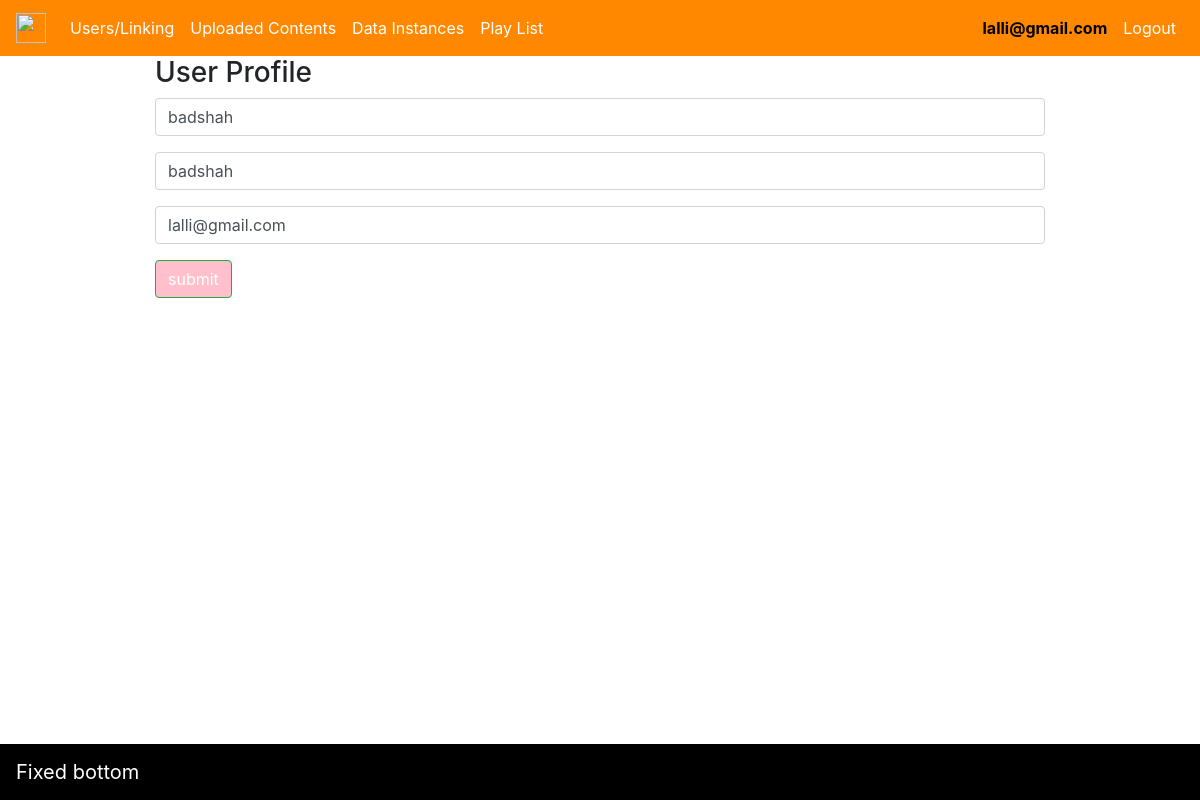
The app's page / (signed in) with its own data.
### project/models.py (models this page shows)
class User(UserMixin, db.Model):
    id = db.Column(db.Integer, primary_key=True)  # primary keys are required by SQLAlchemy
    email = db.Column(db.String(100), unique=True)
    password = db.Column(db.String(100))
    first_name = db.Column(db.String(1000))
    last_name = db.Column(db.String(1000))
    data_instances = db.relationship("DataInstance",
                                     secondary=user_data_instances_table)
    role = db.Column(db.Integer, db.ForeignKey('role.id'))
    def get_user_role(self):
        role = Role.query.filter_by(id=self.role).first()
        if role:
            return role.name
        return None

### project/main.py (the view, shortened to what this page needs)
@app.route('/', methods=['GET', 'POST'])
@login_required
def profile():
    return render_template('profile.html', user=current_user, profile='active')

### project/__init__.py (called while the page is built)
@login_manager.user_loader
def load_user(user_id):
    return User.query.get(int(user_id))

### project/templates/profile.html (shortened to what this page needs)
{% extends "base.html" %}
{% block content %}
    <div class="container">
        <div class="row">
            <div class="col-12">
                <div class="row">
                    <div class="col-12">
                        <h3>
                            User Profile
                        </h3>
                    </div>
                </div>
                <form method="post">
                    <div class="row">
                        <div class="col-12 form-group">
                            <input type="text" name="first_name" required
                                   placeholder="Title" class="form-control" value="{{ current_user.first_name }}">
                        </div>
                        <div class="col-12 form-group">
                            <input type="text" name="last_name" required
                                   placeholder="Title" class="form-control" value="{{ current_user.last_name }}">
                        </div>
                        <div class="col-12 form-group">
                            <input type="email" id='email' name="email" required
                                   placeholder="Title" class="form-control" value="{{ current_user.email }}">
                        </div>
                        <div class="col-12 form-group">
                            <input type="submit" value="submit" class="btn btn-success" style="background: pink;">
                        </div>
                    </div>
                </form>
            </div>
        </div>
    </div>
{% endblock %}

### project/templates/base.html (shortened to what this page needs)
<!DOCTYPE html>
<html>
<head>
    <link rel="stylesheet" href="https://stackpath.bootstrapcdn.com/bootstrap/4.3.1/css/bootstrap.min.css"
>
    <link rel="stylesheet" type="text/css" href="https://cdn.datatables.net/1.10.19/css/jquery.dataTables.css">
</head>
<body>
<nav class="navbar navbar-light navbar-expand-lg warning-color-dark sticky-top "
     style="background-color: #F80!important;">
    <a class="navbar-brand" href="#">
        <img src="https://getbootstrap.com/docs/4.1/assets/brand/bootstrap-solid.svg" width="30" height="30"
             class="d-inline-block align-top"
             alt="">
    </a>
    <div class="collapse navbar-collapse" id="navbarNavDropdown">
        <ul class="navbar-nav mr-auto">
            {% if current_user.is_authenticated %}
                {% if current_user.get_user_role() == 'admin' %}
                    <li class="nav-item">
                        <a class="nav-link {{ platform_users }}"
                           href="{{ url_for('platform_users') }}">Users/Linking</a>
                    </li>
                {% endif %}
                <li class="nav-item">
                    <a class="nav-link {{ uploaded_contents }}" href="{{ url_for('uploaded_contents') }}">Uploaded
                        Contents</a>
                </li>
                <li class="nav-item">
                    <a class="nav-link {{ data_instance }}" href="{{ url_for('data_instances') }}">Data Instances
                    </a>
                </li>
                <li class="nav-item">
                    <a class="nav-link " href="{{ url_for('playlist') }}" target="_blank">Play
                        List</a>
                </li>
            {% endif %}
        </ul>
        <ul class="navbar-nav">
            {% if current_user.is_authenticated %}
                <li class="nav-item">
                    <a class="nav-link {{ profile }}" href="{{ url_for('profile') }}">{{ current_user.email }}</a>
                </li>
                <li class="nav-item">
                    <a class="nav-link" href="{{ url_for('logout') }}">Logout</a>
                </li>
            {% endif %}
        </ul>
    </div>
</nav>
<div class="container">
    <div class="row">
        <div class="col-1"></div>
        <div class="col-10">
            {% block content %}
            {% endblock %}
        </div>
        <div class="col-1"></div>
    </div>
</div>
<nav class="navbar fixed-bottom navbar-light bg-light" style="background-color: black !important;">
    <a class="navbar-brand" href="#">Fixed bottom</a>
</nav>
</body>
</html>

### project/templates/base.html (style rules this page uses)
.nav-item a { color: white !important; }
.nav-item a.active { color: black !important; font-weight: bold; }
.navbar-brand { color: white !important; }

### records on screen
User: email "lalli@gmail.com", first_name "badshah", last_name "badshah"
